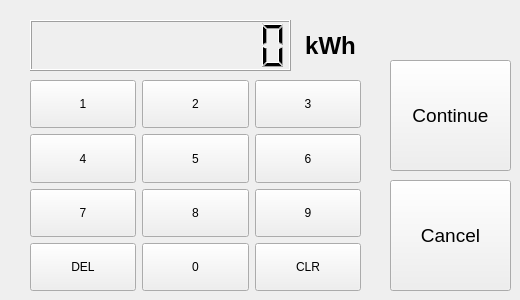
    <widget class="QWidget" name="pg_fixed_charging">
     <widget class="QLCDNumber" name="lcd_fixed_charging">
      <property name="geometry">
       <rect>
        <x>30</x>
        <y>20</y>
        <width>261</width>
        <height>51</height>
       </rect>
      </property>
      <property name="layoutDirection">
       <enum>Qt::LeftToRight</enum>
      </property>
      <property name="smallDecimalPoint">
       <bool>false</bool>
      </property>
      <property name="digitCount">
       <number>10</number>
      </property>
      <property name="segmentStyle">
       <enum>QLCDNumber::Filled</enum>
      </property>
      <property name="intValue" stdset="0">
       <number>0</number>
      </property>
     </widget>
     <widget class="QWidget" name="gridLayoutWidget">
      <property name="geometry">
       <rect>
        <x>30</x>
        <y>80</y>
        <width>331</width>
        <height>211</height>
       </rect>
      </property>
      <layout class="QGridLayout" name="gl_fc">
       <property name="spacing">
        <number>6</number>
       </property>
       <item row="0" column="0">
        <widget class="QPushButton" name="bt_fc_1">
         <property name="sizePolicy">
          <sizepolicy hsizetype="Minimum" vsizetype="MinimumExpanding">
           <horstretch>0</horstretch>
           <verstretch>0</verstretch>
          </sizepolicy>
         </property>
         <property name="text">
          <string>1</string>
         </property>
        </widget>
       </item>
       <item row="0" column="2">
        <widget class="QPushButton" name="bt_fc_3">
         <property name="sizePolicy">
          <sizepolicy hsizetype="Minimum" vsizetype="MinimumExpanding">
           <horstretch>0</horstretch>
           <verstretch>0</verstretch>
          </sizepolicy>
         </property>
         <property name="text">
          <string>3</string>
         </property>
        </widget>
       </item>
       <item row="0" column="1">
        <widget class="QPushButton" name="bt_fc_2">
         <property name="sizePolicy">
          <sizepolicy hsizetype="Minimum" vsizetype="MinimumExpanding">
           <horstretch>0</horstretch>
           <verstretch>0</verstretch>
          </sizepolicy>
         </property>
         <property name="text">
          <string>2</string>
         </property>
        </widget>
       </item>
       <item row="1" column="0">
        <widget class="QPushButton" name="bt_fc_4">
         <property name="sizePolicy">
          <sizepolicy hsizetype="Minimum" vsizetype="MinimumExpanding">
           <horstretch>0</horstretch>
           <verstretch>0</verstretch>
          </sizepolicy>
         </property>
         <property name="text">
          <string>4</string>
         </property>
        </widget>
       </item>
       <item row="1" column="1">
        <widget class="QPushButton" name="bt_fc_5">
         <property name="sizePolicy">
          <sizepolicy hsizetype="Minimum" vsizetype="MinimumExpanding">
           <horstretch>0</horstretch>
           <verstretch>0</verstretch>
          </sizepolicy>
         </property>
         <property name="text">
          <string>5</string>
         </property>
        </widget>
       </item>
       <item row="1" column="2">
        <widget class="QPushButton" name="bt_fc_6">
         <property name="sizePolicy">
          <sizepolicy hsizetype="Minimum" vsizetype="MinimumExpanding">
           <horstretch>0</horstretch>
           <verstretch>0</verstretch>
          </sizepolicy>
         </property>
         <property name="text">
          <string>6</string>
         </property>
        </widget>
       </item>
       <item row="2" column="0">
        <widget class="QPushButton" name="bt_fc_7">
         <property name="sizePolicy">
          <sizepolicy hsizetype="Minimum" vsizetype="MinimumExpanding">
           <horstretch>0</horstretch>
           <verstretch>0</verstretch>
          </sizepolicy>
         </property>
         <property name="text">
          <string>7</string>
         </property>
        </widget>
       </item>
       <item row="2" column="1">
        <widget class="QPushButton" name="bt_fc_8">
         <property name="sizePolicy">
          <sizepolicy hsizetype="Minimum" vsizetype="MinimumExpanding">
           <horstretch>0</horstretch>
           <verstretch>0</verstretch>
          </sizepolicy>
         </property>
         <property name="text">
          <string>8</string>
         </property>
        </widget>
       </item>
       <item row="2" column="2">
        <widget class="QPushButton" name="bt_fc_9">
         <property name="sizePolicy">
          <sizepolicy hsizetype="Minimum" vsizetype="MinimumExpanding">
           <horstretch>0</horstretch>
           <verstretch>0</verstretch>
          </sizepolicy>
         </property>
         <property name="text">
          <string>9</string>
         </property>
        </widget>
       </item>
       <item row="3" column="0">
        <widget class="QPushButton" name="bt_fc_del">
         <property name="sizePolicy">
          <sizepolicy hsizetype="Minimum" vsizetype="MinimumExpanding">
           <horstretch>0</horstretch>
           <verstretch>0</verstretch>
          </sizepolicy>
         </property>
         <property name="text">
          <string>DEL</string>
         </property>
        </widget>
       </item>
       <item row="3" column="1">
        <widget class="QPushButton" name="bt_fc_0">
         <property name="sizePolicy">
          <sizepolicy hsizetype="Minimum" vsizetype="MinimumExpanding">
           <horstretch>0</horstretch>
           <verstretch>0</verstretch>
          </sizepolicy>
         </property>
         <property name="text">
          <string>0</string>
         </property>
        </widget>
       </item>
       <item row="3" column="2">
        <widget class="QPushButton" name="bt_fc_clr">
         <property name="sizePolicy">
          <sizepolicy hsizetype="Minimum" vsizetype="MinimumExpanding">
           <horstretch>0</horstretch>
           <verstretch>0</verstretch>
          </sizepolicy>
         </property>
         <property name="text">
          <string>CLR</string>
         </property>
        </widget>
       </item>
      </layout>
     </widget>
     <widget class="QPushButton" name="bt_fc_continue">
      <property name="geometry">
       <rect>
        <x>390</x>
        <y>60</y>
        <width>121</width>
        <height>111</height>
       </rect>
      </property>
      <property name="font">
       <font>
        <pointsize>14</pointsize>
       </font>
      </property>
      <property name="text">
       <string>Continue</string>
      </property>
     </widget>
     <widget class="QPushButton" name="bt_fc_cancel">
      <property name="geometry">
       <rect>
        <x>390</x>
        <y>180</y>
        <width>121</width>
        <height>111</height>
       </rect>
      </property>
      <property name="font">
       <font>
        <pointsize>14</pointsize>
       </font>
      </property>
      <property name="text">
       <string>Cancel</string>
      </property>
     </widget>
     <widget class="QLabel" name="label_4">
      <property name="geometry">
       <rect>
        <x>290</x>
        <y>30</y>
        <width>81</width>
        <height>31</height>
       </rect>
      </property>
      <property name="sizePolicy">
       <sizepolicy hsizetype="Preferred" vsizetype="Preferred">
        <horstretch>0</horstretch>
        <verstretch>0</verstretch>
       </sizepolicy>
      </property>
      <property name="font">
       <font>
        <pointsize>18</pointsize>
        <weight>75</weight>
        <bold>true</bold>
       </font>
      </property>
      <property name="text">
       <string>kWh</string>
      </property>
      <property name="alignment">
       <set>Qt::AlignCenter</set>
      </property>
     </widget>
    </widget>
